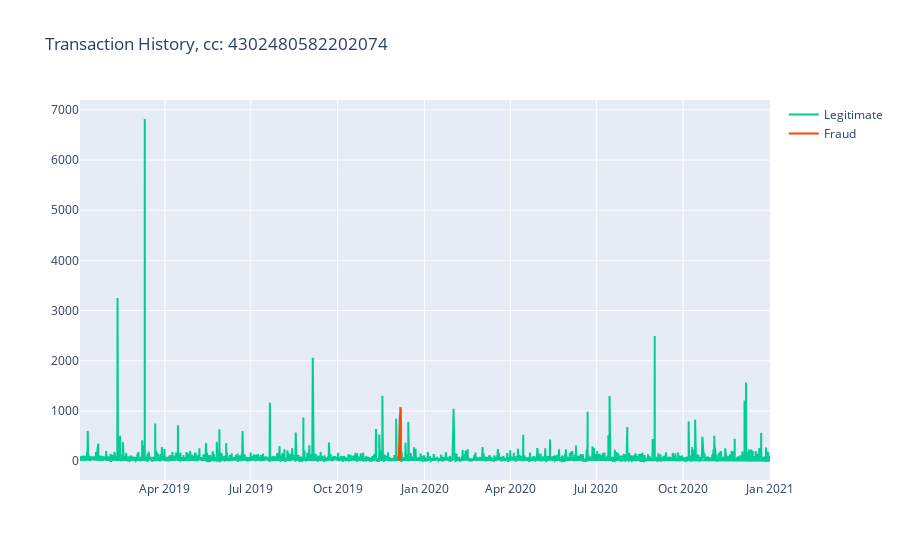

The notebook cell this image was saved under:
### Code cell
fig = px.line(title='Transaction History, cc: 4302480582202074')
fig.add_scatter(x=cust5['trans_date_trans_time'], y=cust5['amt'], mode='lines', name='Legitimate', line=dict(color='#00cc96'))
fig.add_scatter(x=cust5fraud['trans_date_trans_time'], y=cust5fraud['amt'], mode='lines', name='Fraud', line=dict(color='orangered'))

fig.show()

### Figure 1 — Plotly figure (JSON) as saved in the notebook; plotly's stock layout.template omitted (floating-point values rounded to 4 significant figures; data arrays with more than 128 entries replaced by an {"elided": "..."} marker saying what was removed)
{"data": [{"hovertemplate": "<extra></extra>", "legendgroup": "", "line": {"color": "#636efa", "dash": "solid"}, "marker": {"symbol": "circle"}, "mode": "lines", "name": "", "orientation": "v", "showlegend": false, "type": "scatter", "xaxis": "x", "yaxis": "y"}, {"line": {"color": "#00cc96"}, "mode": "lines", "name": "Legitimate", "type": "scatter", "visible": true, "x": {"elided": "3652 str values"}, "y": {"elided": "3652 float values"}}, {"line": {"color": "orangered"}, "mode": "lines", "name": "Fraud", "type": "scatter", "x": ["2019-12-05T00:46:42", "2019-12-05T01:25:42", "2019-12-05T22:57:47", "2019-12-05T23:07:50", "2019-12-06T00:26:01", "2019-12-06T00:37:39", "2019-12-06T00:55:51", "2019-12-06T02:43:50", "2019-12-06T03:02:41", "2019-12-06T13:28:08", "2019-12-06T22:29:08", "2019-12-06T22:52:36"], "y": [293.5, 11.79, 879.0, 942.8, 10.55, 324.6, 312.0, 9.22, 289.9, 1073.0, 716.1, 777.6]}], "layout": {"autosize": true, "legend": {"tracegroupgap": 0}, "title": {"text": "Transaction History, cc: 4302480582202074"}, "xaxis": {"anchor": "y", "autorange": true, "domain": [0, 1], "range": ["2019-01-01 02:20:32", "2020-12-31 22:36:47"], "type": "date"}, "yaxis": {"anchor": "x", "autorange": true, "domain": [0, 1], "range": [-377.8, 7198.0], "type": "linear"}}}
